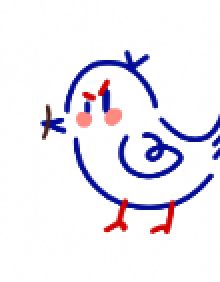
#> input picture core/assets/jingwei-bird.png, 110 x 141 px (shown 2 times larger)
$ python -i holo_card_render.py   (imports and definitions only)
#> lines starting #> are read from the running program, lines starting #| are printed output that depends on the picture
"""Rasterize the ProvenPix HoloCard overlays onto RGB frames.

Matches ``frontend/src/holo-card/holo-card.css``:

* rest (``on=0``): the photograph is unchanged
* pointer: one rainbow foil streak (color-dodge), a soft glare, a thin spark
* no full-frame laser grating (that is ``live_glare``, a different effect)

Each exported frame is the card sitting on a desk: metal rim, perspective
tilt, and a moving shadow — the CSS 3D, not a full-bleed foil wipe.
"""

from __future__ import annotations

import math

import numpy as np


def _color_dodge(base: np.ndarray, blend: np.ndarray, alpha: np.ndarray) -> np.ndarray:
    safe = np.clip(1.0 - blend, 1e-4, 1.0)
    dodged = np.clip(base / safe, 0.0, 1.0)
    a = alpha[..., None]
    return base * (1.0 - a) + dodged * a


def _soft_light(base: np.ndarray, blend: np.ndarray, alpha: np.ndarray) -> np.ndarray:
    mixed = (1.0 - 2.0 * blend) * base * base + 2.0 * blend * base
    a = alpha[..., None]
    return base * (1.0 - a) + mixed * a


def _overlay(base: np.ndarray, blend: np.ndarray, alpha: np.ndarray) -> np.ndarray:
    low = 2.0 * base * blend
    high = 1.0 - 2.0 * (1.0 - base) * (1.0 - blend)
    mixed = np.where(base < 0.5, low, high)
    a = alpha[..., None]
    return base * (1.0 - a) + mixed * a


def _projection(h: int, w: int, angle_deg: float) -> np.ndarray:
    """CSS linear-gradient axis: 0deg is up."""
    yy, xx = np.mgrid[0:h, 0:w].astype(np.float32)
    rad = math.radians(angle_deg)
    # CSS 0deg → negative Y
    axis_x = math.sin(rad)
    axis_y = -math.cos(rad)
    span = max(1.0, abs(w * axis_x) + abs(h * axis_y))
    return ((xx * axis_x + yy * axis_y) / span).astype(np.float32)


def _foil_layers(h: int, w: int, x: float, y: float) -> tuple[np.ndarray, np.ndarray]:
    angle = 118.0 + (x - 0.5) * 46.0
    proj = _projection(h, w, angle)
    # background-size 180% + position x*120% / y*120%
    shift = (x - 0.5) * 0.55 + (y - 0.5) * 0.25
    t = np.clip(proj - shift + 0.5, 0.0, 1.0)

    stops: list[tuple[float, float, tuple[float, float, float]]] = [
        (0.32, 0.00, (0.00, 0.00, 0.00)),
        (0.44, 0.05, (186 / 255, 230 / 255, 253 / 255)),
        (0.474, 1.00, (186 / 255, 230 / 255, 253 / 255)),
        (0.50, 1.00, (253 / 255, 230 / 255, 138 / 255)),
        (0.526, 1.00, (253 / 255, 164 / 255, 175 / 255)),
        (0.56, 0.05, (221 / 255, 214 / 255, 254 / 255)),
        (0.68, 0.00, (0.00, 0.00, 0.00)),
    ]
    rgb = np.zeros((h, w, 3), dtype=np.float32)
    alpha = np.zeros((h, w), dtype=np.float32)
    for i in range(len(stops) - 1):
        t0, a0, c0 = stops[i]
        t1, a1, c1 = stops[i + 1]
        if t1 <= t0:
            continue
        mask = (t >= t0) & (t <= t1)
        u = np.where(mask, (t - t0) / (t1 - t0), 0.0)
        alpha = np.where(mask, a0 + (a1 - a0) * u, alpha)
        for ch in range(3):
            rgb[:, :, ch] = np.where(mask, c0[ch] + (c1[ch] - c0[ch]) * u, rgb[:, :, ch])
    return rgb, alpha


def _glare_alpha(h: int, w: int, x: float, y: float) -> np.ndarray:
    yy, xx = np.mgrid[0:h, 0:w].astype(np.float32)
    cx, cy = x * (w - 1), y * (h - 1)
    radius = 0.28 * max(h, w)
    dist = np.sqrt((xx - cx) ** 2 + (yy - cy) ** 2) / max(radius, 1.0)
    core = np.clip(1.0 - dist / 0.26, 0.0, 1.0)
    mid = np.clip(1.0 - dist / 0.52, 0.0, 1.0)
    return (0.72 * core + 0.12 * np.clip(mid - core, 0.0, 1.0)).astype(np.float32)


def _spark_alpha(h: int, w: int, y: float) -> np.ndarray:
    angle = 72.0 + (y - 0.5) * 28.0
    proj = _projection(h, w, angle)
    t = np.clip(proj + 0.5, 0.0, 1.0)
    band = np.clip(1.0 - np.abs(t - 0.50) / 0.015, 0.0, 1.0)
    fade = np.clip(1.0 - np.abs(t - 0.50) / 0.10, 0.0, 1.0)
    return (0.55 * band + 0.12 * fade).astype(np.float32)


def compose_holo_card(
    image: np.ndarray,
    *,
    x: float,
    y: float,
    on: float,
) -> np.ndarray:
    """Composite ProvenPix foil / glare / spark. ``on=0`` returns ``image``."""
    if image.dtype != np.uint8 or image.ndim != 3 or image.shape[2] != 3:
        raise ValueError(f"image must be HxWx3 uint8, got {image.shape} {image.dtype}")
    strength = float(np.clip(on, 0.0, 1.0))
    if strength <= 1e-4:
        return image.copy()

    h, w = image.shape[:2]
    base = image.astype(np.float32) / 255.0
    px = float(np.clip(x, 0.0, 1.0))
    py = float(np.clip(y, 0.0, 1.0))

    foil_rgb, foil_a = _foil_layers(h, w, px, py)
    out = _color_dodge(base, foil_rgb, foil_a * (strength * 0.70))

    glare = _glare_alpha(h, w, px, py)
    white = np.ones((h, w, 3), dtype=np.float32)
    out = _soft_light(out, white, glare * strength)

    spark = _spark_alpha(h, w, py)
    out = _overlay(out, white, spark * (strength * 0.55))
    return np.clip(np.rint(out * 255.0), 0, 255).astype(np.uint8)


def _rotation(rx_deg: float, ry_deg: float) -> np.ndarray:
    rx = math.radians(rx_deg)
    ry = math.radians(ry_deg)
    cx, sx = math.cos(rx), math.sin(rx)
    cy, sy = math.cos(ry), math.sin(ry)
    rot_x = np.array([[1.0, 0.0, 0.0], [0.0, cx, -sx], [0.0, sx, cx]], dtype=np.float32)
    rot_y = np.array([[cy, 0.0, sy], [0.0, 1.0, 0.0], [-sy, 0.0, cy]], dtype=np.float32)
    return rot_y @ rot_x


def _project_card_quad(
    width: int,
    height: int,
    *,
    rx_deg: float,
    ry_deg: float,
    canvas_w: int,
    canvas_h: int,
    lift: float,
) -> np.ndarray:
    """Map card corners through the same rotateX / rotateY / perspective as CSS."""
    hw, hh = width / 2.0, height / 2.0
    corners = np.array(
        [[-hw, -hh, 0.0], [hw, -hh, 0.0], [hw, hh, 0.0], [-hw, hh, 0.0]],
        dtype=np.float32,
    )
    rotated = corners @ _rotation(rx_deg, ry_deg).T
    focal = 2.15 * max(width, height)
    rotated[:, 2] += focal + lift * 0.04 * focal
    z = np.clip(rotated[:, 2], 1e-3, None)
    u = focal * rotated[:, 0] / z + canvas_w / 2.0
    v = focal * rotated[:, 1] / z + canvas_h / 2.0
    return np.stack([u, v], axis=1).astype(np.float32)


def _rim_plate(face: np.ndarray, rim_px: int) -> np.ndarray:
    h, w = face.shape[:2]
    ph, pw = h + 2 * rim_px, w + 2 * rim_px
    yy, xx = np.mgrid[0:ph, 0:pw].astype(np.float32)
    t = np.clip((xx / max(pw - 1, 1) + yy / max(ph - 1, 1)) * 0.5, 0.0, 1.0)
    # Silver rim: #f8fafc → #94a3b8 → #e2e8f0 → #64748b
    c0 = np.array([248, 250, 252], dtype=np.float32)
    c1 = np.array([148, 163, 184], dtype=np.float32)
    c2 = np.array([226, 232, 240], dtype=np.float32)
    c3 = np.array([100, 116, 139], dtype=np.float32)
    plate = np.empty((ph, pw, 3), dtype=np.float32)
    for ch in range(3):
        a = np.where(t < 0.42, c0[ch] + (c1[ch] - c0[ch]) * (t / 0.42), 0.0)
        b = np.where(
            (t >= 0.42) & (t < 0.68),
            c1[ch] + (c2[ch] - c1[ch]) * ((t - 0.42) / 0.26),
            0.0,
        )
        c = np.where(t >= 0.68, c2[ch] + (c3[ch] - c2[ch]) * ((t - 0.68) / 0.32), 0.0)
        plate[:, :, ch] = a + b + c
    plate[rim_px : rim_px + h, rim_px : rim_px + w] = face.astype(np.float32)
    return np.clip(plate, 0, 255).astype(np.uint8)


def _rounded_mask(h: int, w: int, radius: int) -> np.ndarray:
    from PIL import Image, ImageDraw

    mask = Image.new("L", (w, h), 0)
    draw = ImageDraw.Draw(mask)
    draw.rounded_rectangle((0, 0, w - 1, h - 1), radius=max(1, radius), fill=255)
    return np.array(mask, dtype=np.uint8)


def render_holo_card_scene(
    image: np.ndarray,
    *,
    x: float,
    y: float,
    on: float,
    rx_deg: float,
    ry_deg: float,
) -> np.ndarray:
    """Photograph on a rimmed card, perspective-tilted over a light desk."""
    import cv2

    if image.dtype != np.uint8 or image.ndim != 3 or image.shape[2] != 3:
        raise ValueError(f"image must be HxWx3 uint8, got {image.shape} {image.dtype}")
    face = compose_holo_card(image, x=x, y=y, on=on)
    fh, fw = face.shape[:2]
    rim = max(3, int(round(min(fh, fw) * 0.018)))
    plate = _rim_plate(face, rim)
    ph, pw = plate.shape[:2]
    radius = max(6, int(round(min(ph, pw) * 0.045)))
    mask = _rounded_mask(ph, pw, radius)

    pad = 0.24
    canvas_h = int(round(ph * (1.0 + pad * 2)))
    canvas_w = int(round(pw * (1.0 + pad * 2)))
    desk = np.full((canvas_h, canvas_w, 3), (232, 237, 243), dtype=np.uint8)

    lift = float(np.clip(on, 0.0, 1.0))
    dst = _project_card_quad(
        pw, ph, rx_deg=rx_deg, ry_deg=ry_deg, canvas_w=canvas_w, canvas_h=canvas_h, lift=lift,
    )
    src = np.array([[0, 0], [pw, 0], [pw, ph], [0, ph]], dtype=np.float32)
    matrix = cv2.getPerspectiveTransform(src, dst)

    shadow_shift = np.array(
        [(x - 0.5) * -0.055 * canvas_w, (0.45 - y) * 0.04 * canvas_h + 0.018 * canvas_h],
        dtype=np.float32,
    )
    shadow_dst = dst + shadow_shift
    shadow_m = cv2.getPerspectiveTransform(src, shadow_dst)
    blob = cv2.warpPerspective(
        np.full((ph, pw), 70, dtype=np.uint8),
        shadow_m,
        (canvas_w, canvas_h),
        flags=cv2.INTER_LINEAR,
        borderMode=cv2.BORDER_CONSTANT,
        borderValue=0,
    )
    blob = cv2.GaussianBlur(blob, (0, 0), max(3.0, min(canvas_w, canvas_h) * 0.018))
    shade = (blob.astype(np.float32) / 255.0)[..., None]
    desk = np.clip(desk.astype(np.float32) * (1.0 - 0.38 * shade), 0, 255).astype(np.uint8)

    warped = cv2.warpPerspective(
        plate, matrix, (canvas_w, canvas_h), flags=cv2.INTER_LINEAR,
        borderMode=cv2.BORDER_CONSTANT, borderValue=(232, 237, 243),
    )
    alpha = cv2.warpPerspective(
        mask, matrix, (canvas_w, canvas_h), flags=cv2.INTER_LINEAR,
        borderMode=cv2.BORDER_CONSTANT, borderValue=0,
    ).astype(np.float32) / 255.0
    out = desk.astype(np.float32) * (1.0 - alpha[..., None]) + warped.astype(np.float32) * alpha[..., None]
    return np.clip(out, 0, 255).astype(np.uint8)


def generate_holo_card_frames(
    image: np.ndarray,
    *,
    n_frames: int = 24,
) -> list[np.ndarray]:
    """Idle 3D rock, then a pointer tilt with one foil streak, then rest.

    First and last frames stay a physical card on the desk (no foil) so the
    Live still reads as a card, not a full-bleed photo.
    """
    if n_frames < 4:
        raise ValueError("n_frames must be at least 4")
    frames: list[np.ndarray] = []
    for i in range(n_frames):
        t = i / (n_frames - 1)
        idle_rx = 6.0 * math.cos(2.0 * math.pi * t)
        idle_ry = -8.0 * math.cos(2.0 * math.pi * t)
        # Middle of the clip is "pointer on"; ends stay idle-only.
        envelope = 0.0
        if 0.12 < t < 0.88:
            u = (t - 0.12) / 0.76
            envelope = math.sin(math.pi * u) ** 1.05
        x = 0.14 + 0.72 * t
        y = 0.24 + 0.52 * (0.5 - 0.5 * math.cos(math.pi * t))
        rx = idle_rx * (1.0 - envelope) + (0.5 - y) * 34.0 * envelope
        ry = idle_ry * (1.0 - envelope) + (x - 0.5) * 40.0 * envelope
        frames.append(
            render_holo_card_scene(image, x=x, y=y, on=envelope, rx_deg=rx, ry_deg=ry)
        )
    return frames

>>> import cv2
>>> picture = cv2.imread('assets/jingwei-bird.png')
#> picture is the input picture: shape (141, 110, 3); mean B, G, R 243.6, 235.3, 238
>>> result = generate_holo_card_frames(picture)
#> the loop in generate_holo_card_frames, `for i in range(n_frames):` made 24 passes
#> pass 1, in render_holo_card_scene, `plate = _rim_plate(face, rim)`:
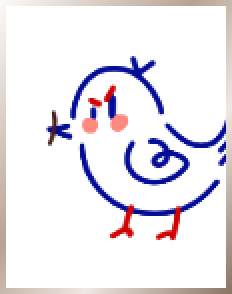
#> plate: shape (147, 116, 3) (shown 2 times larger); mean B, G, R 238.2, 231.5, 235.2
#> pass 1, in render_holo_card_scene, `mask = _rounded_mask(ph, pw, radius)`:
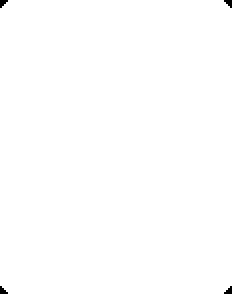
#> mask: shape (147, 116) (shown 2 times larger); 99.8% white; 4 black regions (4 under 20 px)
#> pass 1, in render_holo_card_scene, `warped = cv2.warpPerspective( plate, matrix, (canvas_w, canvas_h), fla..`:
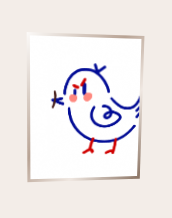
#> warped: shape (218, 172, 3); mean B, G, R 234.9, 234.7, 239.7
